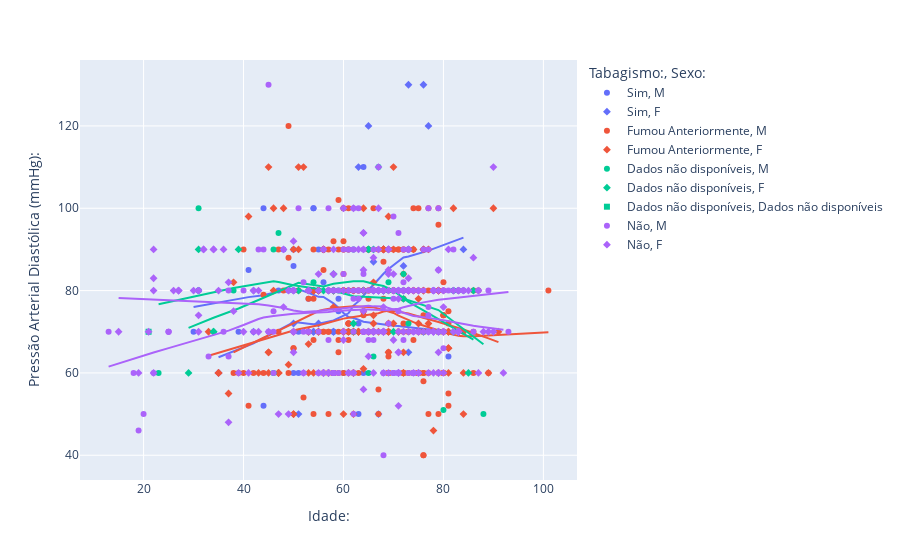

Here is the notebook cell this chart was saved with:
### Code cell
px.scatter(df[['Idade:','Pressão Arterial Diastólica (mmHg):','Tabagismo:','Sexo:']].dropna(axis = 'rows'), x='Idade:', y= 'Pressão Arterial Diastólica (mmHg):', color='Tabagismo:', symbol = 'Sexo:', trendline='lowess')

### Figure 1 — Plotly figure (JSON) as saved in the notebook; plotly's stock layout.template omitted (floating-point values rounded to 4 significant figures; data arrays with more than 128 entries replaced by an {"elided": "..."} marker saying what was removed)
{"data": [{"hovertemplate": "Tabagismo:=Sim<br>Sexo:=M<br>Idade:=%{x}<br>Pressão Arterial Diastólica (mmHg):=%{y}<extra></extra>", "legendgroup": "Sim, M", "marker": {"color": "#636efa", "symbol": "circle"}, "mode": "markers", "name": "Sim, M", "orientation": "v", "showlegend": true, "type": "scatter", "x": [44, 44, 74, 70, 50, 61, 71, 60, 58, 51, 47, 58, 58, 56, 64, 58, 58, 39, 63, 58, 56, 60, 70, 51, 31, 30, 54, 78, 41, 54, 50, 59, 71, 55, 53, 48, 81, 31, 54, 50, 59, 61, 62, 64, 49, 76, 60, 53, 63, 78], "xaxis": "x", "y": [100, 52, 60, 80, 86, 90, 60, 100, 80, 60, 80, 60, 60, 90, 60, 70, 60, 70, 50, 70, 82, 80, 60, 70, 80, 70, 80, 80, 85, 100, 60, 78, 80, 90, 80, 90, 64, 80, 100, 90, 75, 80, 80, 110, 80, 70, 60, 78, 72, 80], "yaxis": "y"}, {"hovertemplate": "<b>LOWESS trendline</b><br><br>Tabagismo:=Sim<br>Sexo:=M<br>Idade:=%{x}<br>Pressão Arterial Diastólica (mmHg):=%{y} <b>(trend)</b><extra></extra>", "legendgroup": "Sim, M", "marker": {"color": "#636efa", "symbol": "circle"}, "mode": "lines", "name": "Sim, M", "showlegend": false, "type": "scatter", "x": [30, 31, 31, 39, 41, 44, 44, 47, 48, 49, 50, 50, 50, 51, 51, 53, 53, 54, 54, 54, 55, 56, 56, 58, 58, 58, 58, 58, 58, 59, 59, 60, 60, 60, 61, 61, 62, 63, 63, 64, 64, 70, 70, 71, 71, 74, 76, 78, 78, 81], "xaxis": "x", "y": [76.03, 76.25, 76.25, 78.0, 78.41, 78.87, 78.87, 79.78, 80.12, 80.4, 80.45, 80.45, 80.45, 80.29, 80.29, 79.48, 79.48, 78.89, 78.89, 78.89, 78.47, 78.46, 78.46, 76.9, 76.9, 76.9, 76.9, 76.9, 76.9, 75.81, 75.81, 74.55, 74.55, 74.55, 73.59, 73.59, 73.35, 72.91, 72.91, 72.42, 72.42, 71.49, 71.49, 71.41, 71.41, 70.97, 70.66, 70.42, 70.42, 70.2], "yaxis": "y"}, {"hovertemplate": "Tabagismo:=Sim<br>Sexo:=F<br>Idade:=%{x}<br>Pressão Arterial Diastólica (mmHg):=%{y}<extra></extra>", "legendgroup": "Sim, F", "marker": {"color": "#636efa", "symbol": "diamond"}, "mode": "markers", "name": "Sim, F", "orientation": "v", "showlegend": true, "type": "scatter", "x": [76, 67, 54, 68, 73, 72, 64, 77, 73, 62, 65, 66, 69, 58, 54, 68, 68, 57, 42, 35, 54, 58, 55, 76, 61, 35, 63, 84, 68, 53, 58, 57, 66, 50, 42, 55, 51], "xaxis": "x", "y": [90, 50, 70, 90, 65, 86, 80, 120, 130, 60, 120, 87, 90, 80, 80, 80, 80, 80, 70, 60, 70, 70, 72, 130, 70, 60, 110, 90, 90, 70, 70, 60, 80, 72, 80, 80, 50], "yaxis": "y"}, {"hovertemplate": "<b>LOWESS trendline</b><br><br>Tabagismo:=Sim<br>Sexo:=F<br>Idade:=%{x}<br>Pressão Arterial Diastólica (mmHg):=%{y} <b>(trend)</b><extra></extra>", "legendgroup": "Sim, F", "marker": {"color": "#636efa", "symbol": "diamond"}, "mode": "lines", "name": "Sim, F", "showlegend": false, "type": "scatter", "x": [35, 35, 42, 42, 50, 51, 53, 54, 54, 54, 55, 55, 57, 57, 58, 58, 58, 61, 62, 63, 64, 65, 66, 66, 67, 68, 68, 68, 68, 69, 72, 73, 73, 76, 76, 77, 84], "xaxis": "x", "y": [63.81, 63.81, 67.19, 67.19, 72.3, 72.26, 71.96, 71.83, 71.83, 71.83, 71.96, 71.96, 72.48, 72.48, 72.73, 72.73, 72.73, 74.48, 76.36, 77.38, 78.85, 80.2, 81.43, 81.43, 82.86, 84.09, 84.09, 84.09, 84.09, 85.23, 88.05, 88.3, 88.3, 89.28, 89.28, 89.7, 92.88], "yaxis": "y"}, {"hovertemplate": "Tabagismo:=Fumou Anteriormente<br>Sexo:=M<br>Idade:=%{x}<br>Pressão Arterial Diastólica (mmHg):=%{y}<extra></extra>", "legendgroup": "Fumou Anteriormente, M", "marker": {"color": "#EF553B", "symbol": "circle"}, "mode": "markers", "name": "Fumou Anteriormente, M", "orientation": "v", "showlegend": true, "type": "scatter", "x": {"elided": "193 int values"}, "xaxis": "x", "y": {"elided": "193 int values"}, "yaxis": "y"}, {"hovertemplate": "<b>LOWESS trendline</b><br><br>Tabagismo:=Fumou Anteriormente<br>Sexo:=M<br>Idade:=%{x}<br>Pressão Arterial Diastólica (mmHg):=%{y} <b>(trend)</b><extra></extra>", "legendgroup": "Fumou Anteriormente, M", "marker": {"color": "#EF553B", "symbol": "circle"}, "mode": "lines", "name": "Fumou Anteriormente, M", "showlegend": false, "type": "scatter", "x": {"elided": "193 int values"}, "xaxis": "x", "y": {"elided": "193 float values"}, "yaxis": "y"}, {"hovertemplate": "Tabagismo:=Fumou Anteriormente<br>Sexo:=F<br>Idade:=%{x}<br>Pressão Arterial Diastólica (mmHg):=%{y}<extra></extra>", "legendgroup": "Fumou Anteriormente, F", "marker": {"color": "#EF553B", "symbol": "diamond"}, "mode": "markers", "name": "Fumou Anteriormente, F", "orientation": "v", "showlegend": true, "type": "scatter", "x": [77, 63, 70, 78, 80, 50, 47, 77, 66, 84, 60, 56, 35, 58, 66, 57, 62, 81, 79, 82, 45, 55, 55, 68, 68, 68, 68, 47, 47, 60, 54, 64, 63, 62, 35, 56, 70, 84, 45, 48, 54, 60, 47, 79, 81, 63, 74, 66, 58, 81, 79, 54, 89, 73, 55, 49, 76, 45, 58, 54, 61, 56, 76, 62, 79, 37, 71, 74, 38, 65, 61, 67, 60, 46, 81, 81, 50, 72, 75, 62, 69, 72, 91, 64, 53, 71, 66, 51, 53, 90, 33, 50, 76, 64, 41, 51, 53, 72, 55, 50, 75, 72, 69, 46, 64, 70, 75, 45, 69, 62, 69, 69, 62, 64, 52, 55, 43], "xaxis": "x", "y": [72, 70, 72, 46, 70, 70, 60, 90, 82, 50, 70, 90, 60, 76, 74, 60, 70, 60, 60, 100, 65, 80, 80, 90, 90, 90, 90, 60, 60, 80, 80, 61, 70, 60, 60, 90, 90, 60, 65, 100, 80, 70, 60, 80, 66, 70, 80, 72, 80, 66, 80, 80, 60, 80, 70, 62, 90, 60, 80, 60, 70, 60, 80, 60, 80, 55, 70, 90, 82, 70, 60, 70, 50, 80, 70, 70, 50, 65, 78, 50, 98, 84, 70, 80, 67, 70, 70, 110, 60, 100, 70, 50, 80, 80, 98, 90, 70, 60, 80, 90, 70, 60, 65, 100, 100, 110, 72, 110, 70, 70, 70, 72, 80, 80, 110, 70, 60], "yaxis": "y"}, {"hovertemplate": "<b>LOWESS trendline</b><br><br>Tabagismo:=Fumou Anteriormente<br>Sexo:=F<br>Idade:=%{x}<br>Pressão Arterial Diastólica (mmHg):=%{y} <b>(trend)</b><extra></extra>", "legendgroup": "Fumou Anteriormente, F", "marker": {"color": "#EF553B", "symbol": "diamond"}, "mode": "lines", "name": "Fumou Anteriormente, F", "showlegend": false, "type": "scatter", "x": [33, 35, 35, 37, 38, 41, 43, 45, 45, 45, 45, 46, 46, 47, 47, 47, 47, 48, 49, 50, 50, 50, 50, 51, 51, 52, 53, 53, 53, 54, 54, 54, 54, 55, 55, 55, 55, 55, 56, 56, 56, 57, 58, 58, 58, 60, 60, 60, 60, 61, 61, 62, 62, 62, 62, 62, 62, 63, 63, 63, 64, 64, 64, 64, 64, 65, 66, 66, 66, 66, 67, 68, 68, 68, 68, 69, 69, 69, 69, 69, 70, 70, 70, 71, 71, 72, 72, 72, 72, 73, 74, 74, 75, 75, 75, 76, 76, 76, 77, 77, 78, 79, 79, 79, 79, 80, 81, 81, 81, 81, 81, 82, 84, 84, 89, 90, 91], "xaxis": "x", "y": [64.18, 64.92, 64.92, 65.65, 66.01, 67.11, 67.84, 68.56, 68.56, 68.56, 68.56, 68.92, 68.92, 69.27, 69.27, 69.27, 69.27, 69.62, 69.97, 70.31, 70.31, 70.31, 70.31, 70.6, 70.6, 70.81, 71.0, 71.0, 71.0, 71.24, 71.24, 71.24, 71.24, 71.56, 71.56, 71.56, 71.56, 71.56, 71.87, 71.87, 71.87, 72.24, 72.55, 72.55, 72.55, 73.18, 73.18, 73.18, 73.18, 73.41, 73.41, 73.59, 73.59, 73.59, 73.59, 73.59, 73.59, 73.64, 73.64, 73.64, 73.86, 73.86, 73.86, 73.86, 73.86, 74.04, 74.17, 74.17, 74.17, 74.17, 74.51, 74.92, 74.92, 74.92, 74.92, 75.07, 75.07, 75.07, 75.07, 75.07, 75.01, 75.01, 75.01, 74.83, 74.83, 74.58, 74.58, 74.58, 74.58, 74.46, 74.09, 74.09, 73.71, 73.71, 73.71, 73.35, 73.35, 73.35, 73.01, 73.01, 72.68, 72.35, 72.35, 72.35, 72.35, 72.02, 71.67, 71.67, 71.67, 71.67, 71.67, 71.31, 70.54, 70.54, 68.38, 67.93, 67.47], "yaxis": "y"}, {"hovertemplate": "Tabagismo:=Dados não disponíveis<br>Sexo:=M<br>Idade:=%{x}<br>Pressão Arterial Diastólica (mmHg):=%{y}<extra></extra>", "legendgroup": "Dados não disponíveis, M", "marker": {"color": "#00cc96", "symbol": "circle"}, "mode": "markers", "name": "Dados não disponíveis, M", "orientation": "v", "showlegend": true, "type": "scatter", "x": [84, 88, 38, 31, 46, 62, 72, 31, 79, 23, 59, 82, 66, 69, 67, 73, 72, 69, 80, 47, 46, 50, 54, 82, 73, 65, 62, 83], "xaxis": "x", "y": [80, 50, 80, 100, 60, 90, 80, 80, 70, 60, 80, 80, 64, 82, 110, 72, 84, 80, 51, 94, 90, 80, 82, 80, 90, 60, 70, 80], "yaxis": "y"}, {"hovertemplate": "<b>LOWESS trendline</b><br><br>Tabagismo:=Dados não disponíveis<br>Sexo:=M<br>Idade:=%{x}<br>Pressão Arterial Diastólica (mmHg):=%{y} <b>(trend)</b><extra></extra>", "legendgroup": "Dados não disponíveis, M", "marker": {"color": "#00cc96", "symbol": "circle"}, "mode": "lines", "name": "Dados não disponíveis, M", "showlegend": false, "type": "scatter", "x": [23, 31, 31, 38, 46, 46, 47, 50, 54, 59, 62, 62, 65, 66, 67, 69, 69, 72, 72, 73, 73, 79, 80, 82, 82, 83, 84, 88], "xaxis": "x", "y": [76.68, 78.81, 78.81, 80.61, 82.25, 82.25, 82.08, 81.29, 80.5, 79.65, 78.62, 78.62, 78.49, 78.42, 78.39, 78.23, 78.23, 77.91, 77.91, 77.66, 77.66, 75.27, 74.33, 72.43, 72.43, 71.5, 70.59, 66.98], "yaxis": "y"}, {"hovertemplate": "Tabagismo:=Dados não disponíveis<br>Sexo:=F<br>Idade:=%{x}<br>Pressão Arterial Diastólica (mmHg):=%{y}<extra></extra>", "legendgroup": "Dados não disponíveis, F", "marker": {"color": "#00cc96", "symbol": "diamond"}, "mode": "markers", "name": "Dados não disponíveis, F", "orientation": "v", "showlegend": true, "type": "scatter", "x": [85, 65, 51, 31, 64, 58, 58, 34, 34, 72, 68, 70, 66, 58, 62, 82, 73, 76, 39, 29, 65, 86, 56], "xaxis": "x", "y": [60, 90, 80, 90, 80, 84, 84, 70, 70, 78, 80, 70, 90, 80, 72, 70, 90, 70, 90, 60, 90, 80, 80], "yaxis": "y"}, {"hovertemplate": "<b>LOWESS trendline</b><br><br>Tabagismo:=Dados não disponíveis<br>Sexo:=F<br>Idade:=%{x}<br>Pressão Arterial Diastólica (mmHg):=%{y} <b>(trend)</b><extra></extra>", "legendgroup": "Dados não disponíveis, F", "marker": {"color": "#00cc96", "symbol": "diamond"}, "mode": "lines", "name": "Dados não disponíveis, F", "showlegend": false, "type": "scatter", "x": [29, 31, 34, 34, 39, 51, 56, 58, 58, 58, 62, 64, 65, 65, 66, 68, 70, 72, 73, 76, 82, 85, 86], "xaxis": "x", "y": [70.96, 71.96, 73.4, 73.4, 75.65, 81.89, 81.02, 81.65, 81.65, 81.65, 82.29, 82.24, 81.95, 81.95, 81.59, 81.11, 79.97, 78.18, 77.24, 75.19, 70.96, 68.8, 68.09], "yaxis": "y"}, {"hovertemplate": "Tabagismo:=Dados não disponíveis<br>Sexo:=Dados não disponíveis<br>Idade:=%{x}<br>Pressão Arterial Diastólica (mmHg):=%{y}<extra></extra>", "legendgroup": "Dados não disponíveis, Dados não disponíveis", "marker": {"color": "#00cc96", "symbol": "square"}, "mode": "markers", "name": "Dados não disponíveis, Dados não disponíveis", "orientation": "v", "showlegend": true, "type": "scatter", "x": [21], "xaxis": "x", "y": [70], "yaxis": "y"}, {"hovertemplate": "Tabagismo:=Dados não disponíveis<br>Sexo:=Dados não disponíveis<extra></extra>", "legendgroup": "Dados não disponíveis, Dados não disponíveis", "marker": {"color": "#00cc96", "symbol": "square"}, "mode": "lines", "name": "Dados não disponíveis, Dados não disponíveis", "showlegend": false, "type": "scatter", "xaxis": "x", "yaxis": "y"}, {"hovertemplate": "Tabagismo:=Não<br>Sexo:=M<br>Idade:=%{x}<br>Pressão Arterial Diastólica (mmHg):=%{y}<extra></extra>", "legendgroup": "Não, M", "marker": {"color": "#ab63fa", "symbol": "circle"}, "mode": "markers", "name": "Não, M", "orientation": "v", "showlegend": true, "type": "scatter", "x": [66, 80, 56, 66, 50, 73, 77, 53, 66, 79, 59, 57, 64, 40, 58, 77, 58, 25, 42, 71, 71, 70, 70, 46, 25, 25, 58, 73, 68, 45, 53, 76, 72, 19, 70, 80, 58, 22, 61, 37, 73, 18, 33, 64, 93, 45, 74, 72, 71, 59, 44, 74, 52, 57, 76, 65, 66, 64, 70, 62, 62, 61, 79, 67, 77, 68, 71, 13, 69, 63, 52, 77, 63, 67, 57, 73, 65, 89, 37, 82, 68, 62, 51, 87, 20, 46, 83, 36, 63, 64, 64, 72, 74, 70, 66, 50, 62, 63, 53, 77, 64, 62, 62, 31, 68, 84, 52, 60, 78, 65, 84, 74, 86, 62, 46, 68, 75, 80, 55, 81, 43, 58, 72, 55, 60, 62, 74], "xaxis": "x", "y": [80, 66, 90, 70, 80, 90, 70, 70, 90, 100, 80, 100, 70, 80, 80, 76, 60, 70, 70, 60, 60, 60, 78, 60, 70, 70, 60, 80, 60, 130, 70, 90, 68, 46, 98, 80, 80, 60, 90, 64, 90, 60, 64, 84, 70, 70, 60, 90, 94, 60, 90, 80, 60, 80, 80, 68, 80, 70, 60, 90, 90, 60, 85, 80, 74, 60, 75, 70, 72, 80, 82, 90, 78, 70, 68, 60, 70, 80, 80, 90, 40, 78, 100, 80, 50, 75, 80, 70, 100, 70, 90, 80, 60, 80, 68, 70, 80, 80, 80, 100, 70, 100, 50, 80, 80, 80, 70, 90, 80, 80, 80, 60, 70, 60, 70, 70, 70, 70, 60, 80, 90, 60, 82, 70, 84, 70, 70], "yaxis": "y"}, {"hovertemplate": "<b>LOWESS trendline</b><br><br>Tabagismo:=Não<br>Sexo:=M<br>Idade:=%{x}<br>Pressão Arterial Diastólica (mmHg):=%{y} <b>(trend)</b><extra></extra>", "legendgroup": "Não, M", "marker": {"color": "#ab63fa", "symbol": "circle"}, "mode": "lines", "name": "Não, M", "showlegend": false, "type": "scatter", "x": [13, 18, 19, 20, 22, 25, 25, 25, 31, 33, 36, 37, 37, 40, 42, 43, 44, 45, 45, 46, 46, 46, 50, 50, 51, 52, 52, 52, 53, 53, 53, 55, 55, 56, 57, 57, 57, 58, 58, 58, 58, 58, 59, 59, 60, 60, 61, 61, 62, 62, 62, 62, 62, 62, 62, 62, 63, 63, 63, 63, 64, 64, 64, 64, 64, 64, 65, 65, 65, 66, 66, 66, 66, 66, 67, 67, 68, 68, 68, 68, 68, 69, 70, 70, 70, 70, 70, 71, 71, 71, 71, 72, 72, 72, 72, 73, 73, 73, 73, 74, 74, 74, 74, 74, 75, 76, 76, 77, 77, 77, 77, 77, 78, 79, 79, 80, 80, 80, 81, 82, 83, 84, 84, 86, 87, 89, 93], "xaxis": "x", "y": [61.54, 63.49, 63.86, 64.24, 64.97, 66.02, 66.02, 66.02, 68.08, 68.77, 69.87, 70.27, 70.27, 71.63, 72.65, 73.11, 73.45, 73.66, 73.66, 73.81, 73.81, 73.81, 74.36, 74.36, 74.49, 74.59, 74.59, 74.59, 74.63, 74.63, 74.63, 74.69, 74.69, 74.71, 74.8, 74.8, 74.8, 74.99, 74.99, 74.99, 74.99, 74.99, 75.11, 75.11, 75.22, 75.22, 75.21, 75.21, 75.29, 75.29, 75.29, 75.29, 75.29, 75.29, 75.29, 75.29, 75.41, 75.41, 75.41, 75.41, 75.42, 75.42, 75.42, 75.42, 75.42, 75.42, 75.43, 75.43, 75.43, 75.35, 75.35, 75.35, 75.35, 75.35, 75.27, 75.27, 75.23, 75.23, 75.23, 75.23, 75.23, 75.24, 75.48, 75.48, 75.48, 75.48, 75.48, 75.61, 75.61, 75.61, 75.61, 75.96, 75.96, 75.96, 75.96, 76.31, 76.31, 76.31, 76.31, 76.57, 76.57, 76.57, 76.57, 76.57, 76.86, 77.14, 77.14, 77.39, 77.39, 77.39, 77.39, 77.39, 77.59, 77.75, 77.75, 77.89, 77.89, 77.89, 78.03, 78.18, 78.32, 78.47, 78.47, 78.77, 78.91, 79.19, 79.63], "yaxis": "y"}, {"hovertemplate": "Tabagismo:=Não<br>Sexo:=F<br>Idade:=%{x}<br>Pressão Arterial Diastólica (mmHg):=%{y}<extra></extra>", "legendgroup": "Não, F", "marker": {"color": "#ab63fa", "symbol": "diamond"}, "mode": "markers", "name": "Não, F", "orientation": "v", "showlegend": true, "type": "scatter", "x": {"elided": "179 int values"}, "xaxis": "x", "y": {"elided": "179 int values"}, "yaxis": "y"}, {"hovertemplate": "<b>LOWESS trendline</b><br><br>Tabagismo:=Não<br>Sexo:=F<br>Idade:=%{x}<br>Pressão Arterial Diastólica (mmHg):=%{y} <b>(trend)</b><extra></extra>", "legendgroup": "Não, F", "marker": {"color": "#ab63fa", "symbol": "diamond"}, "mode": "lines", "name": "Não, F", "showlegend": false, "type": "scatter", "x": {"elided": "179 int values"}, "xaxis": "x", "y": {"elided": "179 float values"}, "yaxis": "y"}], "layout": {"legend": {"title": {"text": "Tabagismo:, Sexo:"}, "tracegroupgap": 0}, "margin": {"t": 60}, "xaxis": {"anchor": "y", "domain": [0, 1], "title": {"text": "Idade:"}}, "yaxis": {"anchor": "x", "domain": [0, 1], "title": {"text": "Pressão Arterial Diastólica (mmHg):"}}}}
